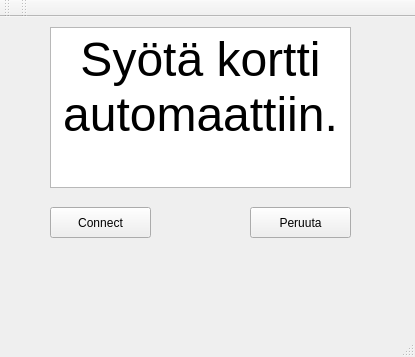
<?xml version="1.0" encoding="UTF-8"?>
<ui version="4.0">
 <class>Mainwindow</class>
 <widget class="QMainWindow" name="Mainwindow">
  <property name="geometry">
   <rect>
    <x>0</x>
    <y>0</y>
    <width>415</width>
    <height>357</height>
   </rect>
  </property>
  <property name="windowTitle">
   <string>Mainwindow</string>
  </property>
  <widget class="QWidget" name="centralWidget">
   <widget class="QTextEdit" name="textEdit">
    <property name="geometry">
     <rect>
      <x>50</x>
      <y>10</y>
      <width>301</width>
      <height>161</height>
     </rect>
    </property>
    <property name="html">
     <string>&lt;!DOCTYPE HTML PUBLIC &quot;-//W3C//DTD HTML 4.0//EN&quot; &quot;http://www.w3.org/TR/REC-html40/strict.dtd&quot;&gt;
&lt;html&gt;&lt;head&gt;&lt;meta name=&quot;qrichtext&quot; content=&quot;1&quot; /&gt;&lt;style type=&quot;text/css&quot;&gt;
p, li { white-space: pre-wrap; }
&lt;/style&gt;&lt;/head&gt;&lt;body style=&quot; font-family:'Roboto'; font-size:12pt; font-weight:200; font-style:normal;&quot;&gt;
&lt;p align=&quot;center&quot; style=&quot; margin-top:0px; margin-bottom:0px; margin-left:0px; margin-right:0px; -qt-block-indent:0; text-indent:0px;&quot;&gt;&lt;span style=&quot; font-size:36pt;&quot;&gt;Syötä kortti&lt;/span&gt;&lt;/p&gt;
&lt;p align=&quot;center&quot; style=&quot; margin-top:0px; margin-bottom:0px; margin-left:0px; margin-right:0px; -qt-block-indent:0; text-indent:0px;&quot;&gt;&lt;span style=&quot; font-size:36pt;&quot;&gt;automaattiin.&lt;/span&gt;&lt;/p&gt;&lt;/body&gt;&lt;/html&gt;</string>
    </property>
   </widget>
   <widget class="QPushButton" name="pushButtonCancel">
    <property name="geometry">
     <rect>
      <x>250</x>
      <y>190</y>
      <width>101</width>
      <height>31</height>
     </rect>
    </property>
    <property name="text">
     <string>Peruuta</string>
    </property>
   </widget>
   <widget class="QPushButton" name="pushButtonConnect">
    <property name="geometry">
     <rect>
      <x>50</x>
      <y>190</y>
      <width>101</width>
      <height>31</height>
     </rect>
    </property>
    <property name="text">
     <string>Connect</string>
    </property>
   </widget>
  </widget>
  <widget class="QMenuBar" name="menuBar">
   <property name="geometry">
    <rect>
     <x>0</x>
     <y>0</y>
     <width>415</width>
     <height>27</height>
    </rect>
   </property>
  </widget>
  <widget class="QToolBar" name="mainToolBar">
   <attribute name="toolBarArea">
    <enum>TopToolBarArea</enum>
   </attribute>
   <attribute name="toolBarBreak">
    <bool>false</bool>
   </attribute>
  </widget>
  <widget class="QStatusBar" name="statusBar"/>
  <widget class="QToolBar" name="toolBar">
   <property name="windowTitle">
    <string>toolBar</string>
   </property>
   <attribute name="toolBarArea">
    <enum>TopToolBarArea</enum>
   </attribute>
   <attribute name="toolBarBreak">
    <bool>false</bool>
   </attribute>
  </widget>
 </widget>
 <layoutdefault spacing="6" margin="11"/>
 <resources/>
 <connections/>
</ui>
